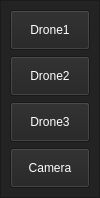
        <widget class="QFrame" name="frame_left_menu">
         <property name="maximumSize">
          <size>
           <width>70</width>
           <height>16777215</height>
          </size>
         </property>
         <property name="styleSheet">
          <string notr="true">background-color: rgb(35, 35, 35);</string>
         </property>
         <property name="frameShape">
          <enum>QFrame::StyledPanel</enum>
         </property>
         <property name="frameShadow">
          <enum>QFrame::Raised</enum>
         </property>
         <layout class="QVBoxLayout" name="verticalLayout_3">
          <property name="spacing">
           <number>0</number>
          </property>
          <property name="leftMargin">
           <number>0</number>
          </property>
          <property name="topMargin">
           <number>0</number>
          </property>
          <property name="rightMargin">
           <number>0</number>
          </property>
          <property name="bottomMargin">
           <number>0</number>
          </property>
          <item alignment="Qt::AlignTop">
           <widget class="QFrame" name="frame_top_menus">
            <property name="frameShape">
             <enum>QFrame::NoFrame</enum>
            </property>
            <property name="frameShadow">
             <enum>QFrame::Raised</enum>
            </property>
            <layout class="QVBoxLayout" name="verticalLayout_4">
             <item>
              <widget class="QPushButton" name="Btn_drone_1">
               <property name="minimumSize">
                <size>
                 <width>0</width>
                 <height>40</height>
                </size>
               </property>
               <property name="styleSheet">
                <string notr="true">QPushButton {
	color: rgb(255, 255, 255);
	background-color: rgb(35, 35, 35);
}

QPushButton:hover {
	background-color: rgb(85, 170, 255);
}
</string>
               </property>
               <property name="text">
                <string>Drone1</string>
               </property>
              </widget>
             </item>
             <item>
              <widget class="QPushButton" name="Btn_drone_2">
               <property name="minimumSize">
                <size>
                 <width>0</width>
                 <height>40</height>
                </size>
               </property>
               <property name="styleSheet">
                <string notr="true">QPushButton {
	color: rgb(255, 255, 255);
	background-color: rgb(35, 35, 35);
}

QPushButton:hover {
	background-color: rgb(85, 170, 255);
	
}</string>
               </property>
               <property name="text">
                <string>Drone2</string>
               </property>
              </widget>
             </item>
             <item>
              <widget class="QPushButton" name="Btn_drone_3">
               <property name="minimumSize">
                <size>
                 <width>0</width>
                 <height>40</height>
                </size>
               </property>
               <property name="styleSheet">
                <string notr="true">QPushButton {
	color: rgb(255, 255, 255);
	background-color: rgb(35, 35, 35);
}

QPushButton:hover {
	background-color: rgb(85, 170, 255);
	
}</string>
               </property>
               <property name="text">
                <string>Drone3</string>
               </property>
              </widget>
             </item>
             <item>
              <widget class="QPushButton" name="Btn_Camera">
               <property name="enabled">
                <bool>true</bool>
               </property>
               <property name="minimumSize">
                <size>
                 <width>0</width>
                 <height>40</height>
                </size>
               </property>
               <property name="styleSheet">
                <string notr="true">QPushButton {
	color: rgb(255, 255, 255);
	background-color: rgb(35, 35, 35);
}

QPushButton:hover {
	background-color: rgb(85, 170, 255);
	
}</string>
               </property>
               <property name="text">
                <string>Camera</string>
               </property>
              </widget>
             </item>
            </layout>
           </widget>
          </item>
         </layout>
        </widget>
